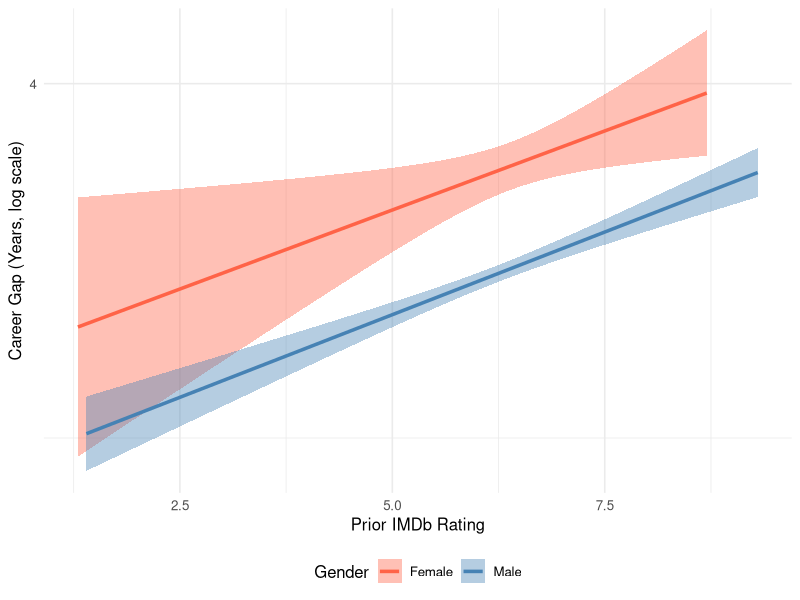
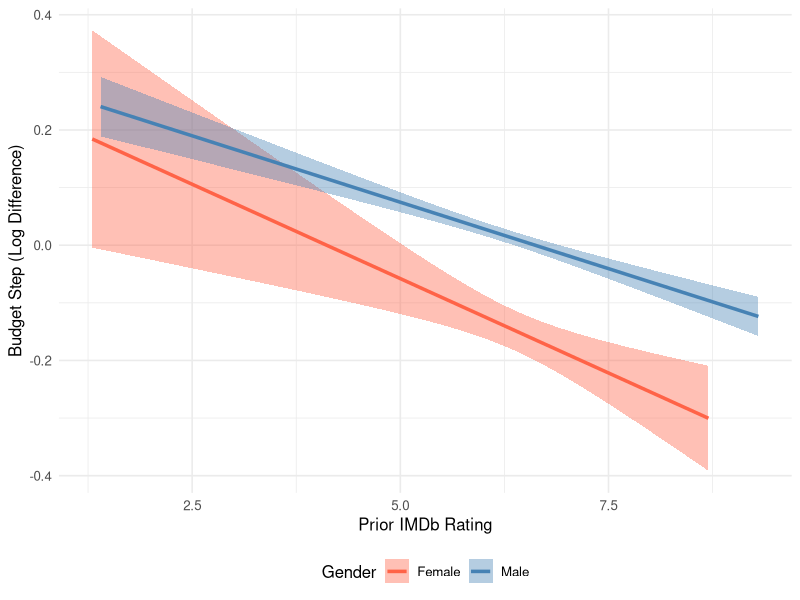

Generate these figures, in order, with R:
library(tidyverse)
library(knitr)
library(ggplot2)
library(patchwork)

# Load data
df_model <- read.csv("processed_director_data.csv") #set your working directory where this file is downloaded

# Step 1: Collapse to director level for descriptive statistics
df_director <- df_model %>%
  group_by(directors, gender_label) %>%
  summarise(
    avg_career_gap      = mean(career_gap,           na.rm = TRUE), # avg years between films
    avg_budget_step_raw = mean(budget_step_cont,     na.rm = TRUE), # avg raw dollar change
    avg_budget_step_log = mean(budget_step_cont_log, na.rm = TRUE), # avg log difference (used in models)
    avg_perf            = mean(prior_perf_rating,    na.rm = TRUE), # avg IMDb rating
    first_year          = min(startYear,             na.rm = TRUE), # career entry year
    total_films         = max(movie_sequence,        na.rm = TRUE), # total films in dataset
    initial_tier        = first(prior_genre_tier),                  # starting genre tier (path dependency)
    .groups = "drop"
  )

cat("Director-level observations:\n")
print(table(df_director$gender_label))

# APPENDIX A: Extended descriptives (director level)

appendix_A <- df_director %>%
  group_by(gender_label) %>%
  summarise(
    # Career Gap (years)
    CG_Mean   = round(mean(avg_career_gap,   na.rm = TRUE), 2),
    CG_Median = round(median(avg_career_gap, na.rm = TRUE), 2),
    CG_SD     = round(sd(avg_career_gap,     na.rm = TRUE), 2),
    CG_IQR    = round(IQR(avg_career_gap,    na.rm = TRUE), 2),
    CG_Min    = round(min(avg_career_gap,    na.rm = TRUE), 2),
    CG_Max    = round(max(avg_career_gap,    na.rm = TRUE), 2),
    
    # Budget Step — Raw dollar change
    BS_Raw_Mean   = round(mean(avg_budget_step_raw,   na.rm = TRUE), 0),
    BS_Raw_Median = round(median(avg_budget_step_raw, na.rm = TRUE), 0),
    BS_Raw_SD     = round(sd(avg_budget_step_raw,     na.rm = TRUE), 0),
    BS_Raw_IQR    = round(IQR(avg_budget_step_raw,    na.rm = TRUE), 0),
    BS_Raw_Min    = round(min(avg_budget_step_raw,    na.rm = TRUE), 0),
    BS_Raw_Max    = round(max(avg_budget_step_raw,    na.rm = TRUE), 0),
    
    # Budget Step — Log difference 
    BS_Log_Mean   = round(mean(avg_budget_step_log,   na.rm = TRUE), 2),
    BS_Log_Median = round(median(avg_budget_step_log, na.rm = TRUE), 2),
    BS_Log_SD     = round(sd(avg_budget_step_log,     na.rm = TRUE), 2),
    BS_Log_IQR    = round(IQR(avg_budget_step_log,    na.rm = TRUE), 2),
    BS_Log_Min    = round(min(avg_budget_step_log,    na.rm = TRUE), 2),
    BS_Log_Max    = round(max(avg_budget_step_log,    na.rm = TRUE), 2),
    
    # Prior Film Performance (IMDb rating)
    PFP_Mean   = round(mean(avg_perf,   na.rm = TRUE), 2),
    PFP_Median = round(median(avg_perf, na.rm = TRUE), 2),
    PFP_SD     = round(sd(avg_perf,     na.rm = TRUE), 2),
    PFP_IQR    = round(IQR(avg_perf,    na.rm = TRUE), 2),
    PFP_Min    = round(min(avg_perf,    na.rm = TRUE), 2),
    PFP_Max    = round(max(avg_perf,    na.rm = TRUE), 2),
    
    N = n()
  ) %>%
  t()

cat("APPENDIX A: FULL DESCRIPTIVES (director level, raw + log)")
kable(appendix_A, format = "pipe")


# APPENDIX B: Control Variables (director level)

# Initial genre tier distribution across directors
tier_dist <- df_director %>%
  group_by(gender_label, initial_tier) %>%
  summarise(Count = n(), .groups = "drop") %>%
  group_by(gender_label) %>%
  mutate(Percentage = round((Count / sum(Count)) * 100, 2)) %>%
  ungroup()

# Career entry year and total films
control_stats <- df_director %>%
  group_by(gender_label) %>%
  summarise(
    Entry_Year_Median  = median(first_year,   na.rm = TRUE),
    Entry_Year_Min     = min(first_year,      na.rm = TRUE),
    Entry_Year_Max     = max(first_year,      na.rm = TRUE),
    Films_Mean         = round(mean(total_films,   na.rm = TRUE), 2),
    Films_Median       = round(median(total_films,  na.rm = TRUE),2),
    Films_Max          = round(max(total_films,     na.rm = TRUE),2),
    Total_Directors    = n()
  ) %>%
  t()

cat("APPENDIX B: INITIAL GENRE TIER DISTRIBUTION (director level)")
kable(tier_dist, format = "pipe")

cat("APPENDIX B: CAREER ENTRY YEAR AND TOTAL FILMS (director level)")
kable(control_stats, format = "pipe")

# FIGURES 

# Figure 1: Career Gap vs. Prior Film Performance by Gender
p1 <- ggplot(df_model %>% filter(!is.na(career_gap), !is.na(prior_perf_rating)),
             aes(x     = prior_perf_rating,
                 y     = career_gap + 1,
                 color = gender_label,
                 fill  = gender_label)) +
  geom_smooth(method = "lm", se = TRUE, linewidth = 1.2) +
  scale_y_log10(
    breaks = c(1, 2, 5, 10, 20, 30),
    labels = c("0", "1", "4", "9", "19", "29")
  ) +
  scale_color_manual(values = c("M" = "steelblue", "F" = "tomato"),
                     labels = c("M" = "Male",       "F" = "Female")) +
  scale_fill_manual(values  = c("M" = "steelblue", "F" = "tomato"),
                    labels  = c("M" = "Male",       "F" = "Female")) +
  labs(
    x     = "Prior IMDb Rating",
    y     = "Career Gap (Years, log scale)",
    color = "Gender",
    fill  = "Gender"
  ) +
  theme_minimal(base_size = 12) +
  theme(legend.position = "bottom")

p1
# Figure 2: Budget Step (log) vs. Prior Film Performance by Gender
p2 <- ggplot(df_model %>% filter(!is.na(budget_step_cont_log),
                                 !is.na(prior_perf_rating)),
             aes(x     = prior_perf_rating,
                 y     = budget_step_cont_log,
                 color = gender_label,
                 fill  = gender_label)) +
  geom_smooth(method = "lm", se = TRUE, linewidth = 1.2) +
  scale_color_manual(values = c("M" = "steelblue", "F" = "tomato"),
                     labels = c("M" = "Male",       "F" = "Female")) +
  scale_fill_manual(values  = c("M" = "steelblue", "F" = "tomato"),
                    labels  = c("M" = "Male",       "F" = "Female")) +
  labs(
    x     = "Prior IMDb Rating",
    y     = "Budget Step (Log Difference)",
    color = "Gender",
    fill  = "Gender"
  ) +
  theme_minimal(base_size = 12) +
  theme(legend.position = "bottom")

p2
